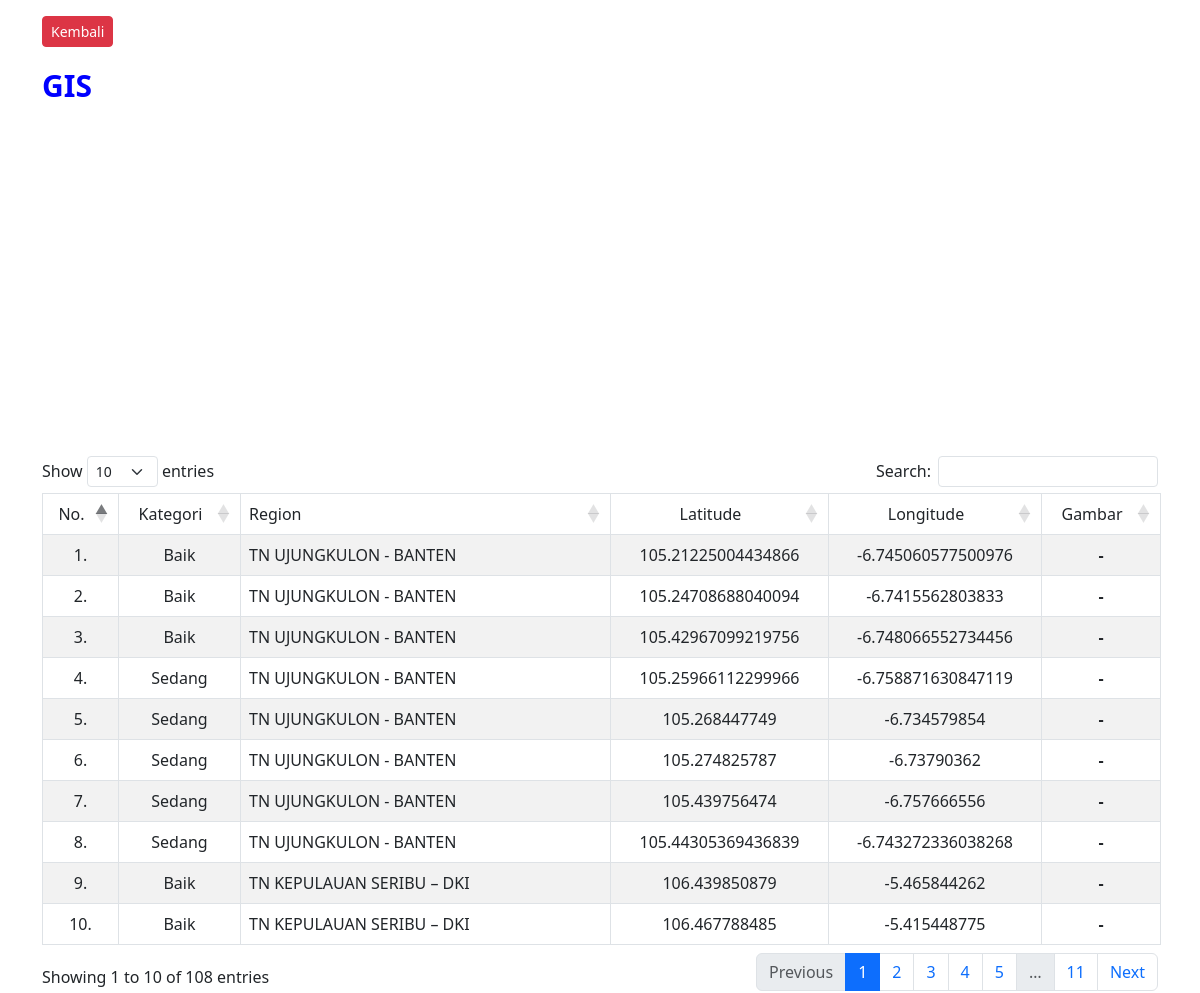
Page /maps.php on the committed database.
### tables this page shows
CREATE TABLE `t_maps` (
  `id` int(11) NOT NULL,
  `kategori` varchar(100) NOT NULL,
  `region` varchar(200) NOT NULL,
  `latitude` varchar(200) NOT NULL,
  `longitude` varchar(200) NOT NULL,
  `gambar` varchar(255) DEFAULT NULL,
  `user_create` varchar(100) DEFAULT NULL,
  `validasi` tinyint(1) NOT NULL DEFAULT 0
);

### maps.php (the view, shortened to what this page needs)
<?php
include 'config/koneksi.php';
?>
<!DOCTYPE html>
<html lang="en">
<head>
    <link rel="stylesheet" type="text/css" href="assets/layouts/assets/leaflet/leaflet.css">
<link rel="stylesheet" href="https://unpkg.com/leaflet-search@2.3.7/dist/leaflet-search.src.css" />
<link href="https://cdn.jsdelivr.net/npm/bootstrap@5.3.2/dist/css/bootstrap.min.css" rel="stylesheet">
<link rel="stylesheet" type="text/css" href="https://cdnjs.cloudflare.com/ajax/libs/twitter-bootstrap/5.3.0/css/bootstrap.min.css">
<link rel="stylesheet" type="text/css" href="https://cdn.datatables.net/1.13.7/css/dataTables.bootstrap5.min.css">
</head>
<body>
    <div class="container pt-3">
        <a href="index.php" class="btn btn-danger btn-sm mb-3">
            Kembali
        </a>
        <div style="font-size: 30px; color: blue; font-weight: bold;">GIS</div>
        <div class="col-sm-10">
            <div id="map" style="width: 100%; height: 300px"></div>
        </div>
        <br><br>
        <table id="example" class="table table-bordered table-striped" style="margin-bottom: 10px; margin-top: 10px;">
            <thead>
                <tr>
                    <td class="text-center">No.</td>
                    <td class="text-center">Kategori</td>
                    <td>Region</td>
                    <td class="text-center">Latitude</td>
                    <td class="text-center">Longitude</td>
                    <td class="text-center">Gambar</td>
                </tr>
            </thead>
            <tbody>
                <?php
                $nomor = 1;
                $query = $con->query("SELECT * FROM t_maps WHERE validasi = 1 ORDER BY validasi ASC");
                ?>
                <?php foreach ($query as $data) : ?>
                    <tr>
                        <td class="text-center"><?php echo $nomor++ ?>.</td>
                        <td class="text-center"><?php echo $data['kategori'] ?></td>
                        <td><?php echo $data['region'] ?></td>
                        <td class="text-center"><?php echo $data['latitude'] ?></td>
                        <td class="text-center"><?php echo $data['longitude'] ?></td>
                        <td class="text-center">
                            <?php if ($data['gambar'] == NULL) : ?>
                                <strong>
                                    -
                                </strong>
                            <?php else : ?>
                            <img src="images/lokasi/<?php echo $data['gambar'] ?>" class="img-fluid" style="width: 100px">
                            <?php endif ?>
                        </td>
                    </tr>
                <?php endforeach ?>
            </tbody>
        </table>
    </div>
    <link rel="stylesheet" type="text/css" href="https://jjimenezshaw.github.io/Leaflet.Control.Layers.Tree/L.Control.Layers.Tree.css">
</body>
</html>

### maps.php (style rules this page uses)
html, body { height: 100%; }

### rows in the picture
t_maps: kategori "Baik", region "TN UJUNGKULON - BANTEN", latitude "105.21225004434866", longitude "-6.745060577500976"
t_maps: kategori "Baik", region "TN UJUNGKULON - BANTEN", latitude "105.24708688040094", longitude "-6.7415562803833"
t_maps: kategori "Baik", region "TN UJUNGKULON - BANTEN", latitude "105.42967099219756", longitude "-6.748066552734456"
t_maps: kategori "Sedang", region "TN UJUNGKULON - BANTEN", latitude "105.25966112299966", longitude "-6.758871630847119"
t_maps: kategori "Sedang", region "TN UJUNGKULON - BANTEN", latitude "105.268447749", longitude "-6.734579854"
t_maps: kategori "Sedang", region "TN UJUNGKULON - BANTEN", latitude "105.274825787", longitude "-6.73790362"
t_maps: kategori "Sedang", region "TN UJUNGKULON - BANTEN", latitude "105.439756474", longitude "-6.757666556"
t_maps: kategori "Sedang", region "TN UJUNGKULON - BANTEN", latitude "105.44305369436839", longitude "-6.743272336038268"
t_maps: kategori "Baik", region "TN KEPULAUAN SERIBU – DKI", latitude "106.439850879", longitude "-5.465844262"
t_maps: kategori "Baik", region "TN KEPULAUAN SERIBU – DKI", latitude "106.467788485", longitude "-5.415448775"
